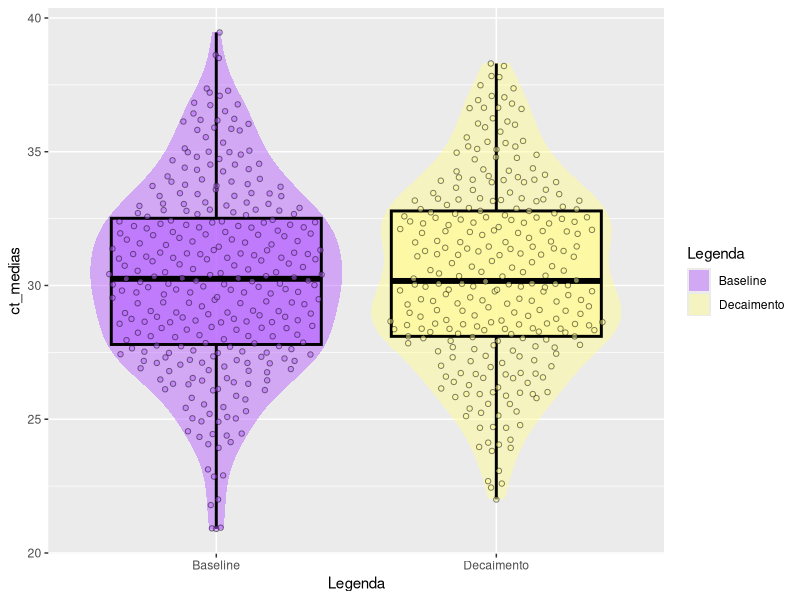

The R script that drew this image:
library(ggplot2)

data <-  read.csv("dados.csv", sep=';')

col_names <- names(data)

ggplot(data = data, aes(x = .data[[col_names[3]]], y = .data[[col_names[2]]], fill = .data[[col_names[3]]])) + 
  geom_violin(alpha = 0.5, position = position_dodge(width = 0.75), size = 1, color = NA) +
  scale_fill_manual(values = c("#b967ff", "#fffb96")) +
  geom_boxplot(notch = F, outlier.size = -1, color = "black", lwd = 1, alpha = 0.7, show.legend = F) +
  ggbeeswarm::geom_quasirandom(shape = 21, dodge.width = 0.75, color = "black", alpha = 0.5, show.legend = F)